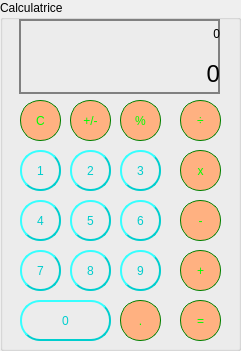
     <widget class="QGroupBox" name="groupBox_7">
      <property name="geometry">
       <rect>
        <x>940</x>
        <y>10</y>
        <width>241</width>
        <height>351</height>
       </rect>
      </property>
      <property name="title">
       <string>Calculatrice</string>
      </property>
      <widget class="QPushButton" name="pushButton_4">
       <property name="geometry">
        <rect>
         <x>20</x>
         <y>200</y>
         <width>41</width>
         <height>41</height>
        </rect>
       </property>
       <property name="styleSheet">
        <string notr="true">QPushButton {
color: #00cece;
border: 2px solid #00cece;
border-radius: 20px;
border-style: outset;
background: qradialgradient(
cx: 0.3, cy: -0.4, fx: 0.3, fy: -0.4,
radius: 1.35, stop: 0 #BEE5B0, stop: 1 #BEE5B0
);
padding: 5px;
}

QPushButton:hover {
background: qradialgradient(
cx: 0.3, cy: -0.4, fx: 0.3, fy: -0.4,
radius: 1.35, stop: 0 #8afff7, stop: 1 #73ffff
);
}

QPushButton:pressed {
border-style: inset;
background: qradialgradient(
cx: 0.4, cy: -0.1, fx: 0.4, fy: -0.1,
radius: 1.35, stop: 0 #707070, stop: 1 #606060
	
);
}</string>
       </property>
       <property name="text">
        <string>4</string>
       </property>
      </widget>
      <widget class="QPushButton" name="pushButton_percent">
       <property name="geometry">
        <rect>
         <x>120</x>
         <y>100</y>
         <width>41</width>
         <height>41</height>
        </rect>
       </property>
       <property name="styleSheet">
        <string notr="true">/* (Clear,+/-,%,. buttons) Unary Operations Buttons Stylesheet */

QPushButton {
  background-color: rgb(215, 215, 215);
  border: 2px solid #555;
  border-radius: 20px;
  border-style: outset;
}
QPushButton:pressed {
    background-color: qlineargradient(x1: 0, y1: 0, x2: 0, y2: 1,
                                      stop: 0 #BEBEBE, stop: 1 #D7D7D7);
}
/* End Unary Operations Buttons Stylesheet */

/* (Orange buttons) Operations Buttons Stylesheet */
QPushButton {
  background-color: rgb(255, 177, 129);
  color: lime; 
  border: 1px solid green;
}

QPushButton:pressed {
    background-color: qlineargradient(x1: 0, y1: 0, x2: 0, y2: 1,
                                      stop: 0 #707070, stop: 1 #606060);
}
</string>
       </property>
       <property name="text">
        <string>%</string>
       </property>
      </widget>
      <widget class="QPushButton" name="pushButton_9">
       <property name="geometry">
        <rect>
         <x>120</x>
         <y>250</y>
         <width>41</width>
         <height>41</height>
        </rect>
       </property>
       <property name="styleSheet">
        <string notr="true">QPushButton {
color: #00cece;
border: 2px solid #00cece;
border-radius: 20px;
border-style: outset;
background: qradialgradient(
cx: 0.3, cy: -0.4, fx: 0.3, fy: -0.4,
radius: 1.35, stop: 0 #BEE5B0, stop: 1 #BEE5B0
);
padding: 5px;
}

QPushButton:hover {
background: qradialgradient(
cx: 0.3, cy: -0.4, fx: 0.3, fy: -0.4,
radius: 1.35, stop: 0 #8afff7, stop: 1 #73ffff
);
}

QPushButton:pressed {
border-style: inset;
background: qradialgradient(
cx: 0.4, cy: -0.1, fx: 0.4, fy: -0.1,
radius: 1.35, stop: 0 #707070, stop: 1 #606060
	
);
}</string>
       </property>
       <property name="text">
        <string>9</string>
       </property>
      </widget>
      <widget class="QPushButton" name="pushButton_2">
       <property name="geometry">
        <rect>
         <x>70</x>
         <y>150</y>
         <width>41</width>
         <height>41</height>
        </rect>
       </property>
       <property name="styleSheet">
        <string notr="true">QPushButton {
color: #00cece;
border: 2px solid #00cece;
border-radius: 20px;
border-style: outset;
background: qradialgradient(
cx: 0.3, cy: -0.4, fx: 0.3, fy: -0.4,
radius: 1.35, stop: 0 #BEE5B0, stop: 1 #BEE5B0
);
padding: 5px;
}

QPushButton:hover {
background: qradialgradient(
cx: 0.3, cy: -0.4, fx: 0.3, fy: -0.4,
radius: 1.35, stop: 0 #8afff7, stop: 1 #73ffff
);
}

QPushButton:pressed {
border-style: inset;
background: qradialgradient(
cx: 0.4, cy: -0.1, fx: 0.4, fy: -0.1,
radius: 1.35, stop: 0 #707070, stop: 1 #606060
	
);
}</string>
       </property>
       <property name="text">
        <string>2</string>
       </property>
      </widget>
      <widget class="QPushButton" name="pushButton_6">
       <property name="geometry">
        <rect>
         <x>120</x>
         <y>200</y>
         <width>41</width>
         <height>41</height>
        </rect>
       </property>
       <property name="styleSheet">
        <string notr="true">QPushButton {
color: #00cece;
border: 2px solid #00cece;
border-radius: 20px;
border-style: outset;
background: qradialgradient(
cx: 0.3, cy: -0.4, fx: 0.3, fy: -0.4,
radius: 1.35, stop: 0 #BEE5B0, stop: 1 #BEE5B0
);
padding: 5px;
}

QPushButton:hover {
background: qradialgradient(
cx: 0.3, cy: -0.4, fx: 0.3, fy: -0.4,
radius: 1.35, stop: 0 #8afff7, stop: 1 #73ffff
);
}

QPushButton:pressed {
border-style: inset;
background: qradialgradient(
cx: 0.4, cy: -0.1, fx: 0.4, fy: -0.1,
radius: 1.35, stop: 0 #707070, stop: 1 #606060
	
);
}</string>
       </property>
       <property name="text">
        <string>6</string>
       </property>
      </widget>
      <widget class="QPushButton" name="pushButton_5">
       <property name="geometry">
        <rect>
         <x>70</x>
         <y>200</y>
         <width>41</width>
         <height>41</height>
        </rect>
       </property>
       <property name="styleSheet">
        <string notr="true">QPushButton {
color: #00cece;
border: 2px solid #00cece;
border-radius: 20px;
border-style: outset;
background: qradialgradient(
cx: 0.3, cy: -0.4, fx: 0.3, fy: -0.4,
radius: 1.35, stop: 0 #BEE5B0, stop: 1 #BEE5B0
);
padding: 5px;
}

QPushButton:hover {
background: qradialgradient(
cx: 0.3, cy: -0.4, fx: 0.3, fy: -0.4,
radius: 1.35, stop: 0 #8afff7, stop: 1 #73ffff
);
}

QPushButton:pressed {
border-style: inset;
background: qradialgradient(
cx: 0.4, cy: -0.1, fx: 0.4, fy: -0.1,
radius: 1.35, stop: 0 #707070, stop: 1 #606060
	
);
}</string>
       </property>
       <property name="text">
        <string>5</string>
       </property>
      </widget>
      <widget class="QPushButton" name="pushButton_clear">
       <property name="geometry">
        <rect>
         <x>20</x>
         <y>100</y>
         <width>41</width>
         <height>41</height>
        </rect>
       </property>
       <property name="styleSheet">
        <string notr="true">/* (Clear,+/-,%,. buttons) Unary Operations Buttons Stylesheet */

QPushButton {
  background-color: rgb(215, 215, 215);
  border: 2px solid #555;
  border-radius: 20px;
  border-style: outset;
}
QPushButton:pressed {
    background-color: qlineargradient(x1: 0, y1: 0, x2: 0, y2: 1,
                                      stop: 0 #BEBEBE, stop: 1 #D7D7D7);
}
/* End Unary Operations Buttons Stylesheet */

/* (Orange buttons) Operations Buttons Stylesheet */
QPushButton {
  background-color: rgb(255, 177, 129);
  color: lime; 
  border: 1px solid green;
}

QPushButton:pressed {
    background-color: qlineargradient(x1: 0, y1: 0, x2: 0, y2: 1,
                                      stop: 0 #707070, stop: 1 #606060);
}
</string>
       </property>
       <property name="text">
        <string>C</string>
       </property>
      </widget>
      <widget class="QPushButton" name="pushButton_plusMinus">
       <property name="geometry">
        <rect>
         <x>70</x>
         <y>100</y>
         <width>41</width>
         <height>41</height>
        </rect>
       </property>
       <property name="styleSheet">
        <string notr="true">/* (Clear,+/-,%,. buttons) Unary Operations Buttons Stylesheet */

QPushButton {
  background-color: rgb(215, 215, 215);
  border: 2px solid #555;
  border-radius: 20px;
  border-style: outset;
}
QPushButton:pressed {
    background-color: qlineargradient(x1: 0, y1: 0, x2: 0, y2: 1,
                                      stop: 0 #BEBEBE, stop: 1 #D7D7D7);
}
/* End Unary Operations Buttons Stylesheet */

/* (Orange buttons) Operations Buttons Stylesheet */
QPushButton {
  background-color: rgb(255, 177, 129);
  color: lime; 
  border: 1px solid green;
}

QPushButton:pressed {
    background-color: qlineargradient(x1: 0, y1: 0, x2: 0, y2: 1,
                                      stop: 0 #707070, stop: 1 #606060);
}
</string>
       </property>
       <property name="text">
        <string>+/-</string>
       </property>
      </widget>
      <widget class="QPushButton" name="pushButton_equals">
       <property name="geometry">
        <rect>
         <x>180</x>
         <y>300</y>
         <width>41</width>
         <height>41</height>
        </rect>
       </property>
       <property name="styleSheet">
        <string notr="true">/* (Clear,+/-,%,. buttons) Unary Operations Buttons Stylesheet */

QPushButton {
  background-color: rgb(215, 215, 215);
  border: 2px solid #555;
  border-radius: 20px;
  border-style: outset;
}
QPushButton:pressed {
    background-color: qlineargradient(x1: 0, y1: 0, x2: 0, y2: 1,
                                      stop: 0 #BEBEBE, stop: 1 #D7D7D7);
}
/* End Unary Operations Buttons Stylesheet */

/* (Orange buttons) Operations Buttons Stylesheet */
QPushButton {
  background-color: rgb(255, 177, 129);
  color: lime; 
  border: 1px solid green;
}

QPushButton:pressed {
    background-color: qlineargradient(x1: 0, y1: 0, x2: 0, y2: 1,
                                      stop: 0 #707070, stop: 1 #606060);
}
</string>
       </property>
       <property name="text">
        <string>=</string>
       </property>
      </widget>
      <widget class="QPushButton" name="pushButton_8">
       <property name="geometry">
        <rect>
         <x>70</x>
         <y>250</y>
         <width>41</width>
         <height>41</height>
        </rect>
       </property>
       <property name="styleSheet">
        <string notr="true">QPushButton {
color: #00cece;
border: 2px solid #00cece;
border-radius: 20px;
border-style: outset;
background: qradialgradient(
cx: 0.3, cy: -0.4, fx: 0.3, fy: -0.4,
radius: 1.35, stop: 0 #BEE5B0, stop: 1 #BEE5B0
);
padding: 5px;
}

QPushButton:hover {
background: qradialgradient(
cx: 0.3, cy: -0.4, fx: 0.3, fy: -0.4,
radius: 1.35, stop: 0 #8afff7, stop: 1 #73ffff
);
}

QPushButton:pressed {
border-style: inset;
background: qradialgradient(
cx: 0.4, cy: -0.1, fx: 0.4, fy: -0.1,
radius: 1.35, stop: 0 #707070, stop: 1 #606060
	
);
}</string>
       </property>
       <property name="text">
        <string>8</string>
       </property>
      </widget>
      <widget class="QPushButton" name="pushButton_dot">
       <property name="geometry">
        <rect>
         <x>120</x>
         <y>300</y>
         <width>41</width>
         <height>41</height>
        </rect>
       </property>
       <property name="styleSheet">
        <string notr="true">/* (Clear,+/-,%,. buttons) Unary Operations Buttons Stylesheet */

QPushButton {
  background-color: rgb(215, 215, 215);
  border: 2px solid #555;
  border-radius: 20px;
  border-style: outset;
}
QPushButton:pressed {
    background-color: qlineargradient(x1: 0, y1: 0, x2: 0, y2: 1,
                                      stop: 0 #BEBEBE, stop: 1 #D7D7D7);
}
/* End Unary Operations Buttons Stylesheet */

/* (Orange buttons) Operations Buttons Stylesheet */
QPushButton {
  background-color: rgb(255, 177, 129);
  color: lime; 
  border: 1px solid green;
}

QPushButton:pressed {
    background-color: qlineargradient(x1: 0, y1: 0, x2: 0, y2: 1,
                                      stop: 0 #707070, stop: 1 #606060);
}
</string>
       </property>
       <property name="text">
        <string>.</string>
       </property>
      </widget>
      <widget class="QPushButton" name="pushButton_add">
       <property name="geometry">
        <rect>
         <x>180</x>
         <y>250</y>
         <width>41</width>
         <height>41</height>
        </rect>
       </property>
       <property name="styleSheet">
        <string notr="true">/* (Clear,+/-,%,. buttons) Unary Operations Buttons Stylesheet */

QPushButton {
  background-color: rgb(215, 215, 215);
  border: 2px solid #555;
  border-radius: 20px;
  border-style: outset;
}
QPushButton:pressed {
    background-color: qlineargradient(x1: 0, y1: 0, x2: 0, y2: 1,
                                      stop: 0 #BEBEBE, stop: 1 #D7D7D7);
}
/* End Unary Operations Buttons Stylesheet */

/* (Orange buttons) Operations Buttons Stylesheet */
QPushButton {
  background-color: rgb(255, 177, 129);
  color: lime; 
  border: 1px solid green;
}

QPushButton:pressed {
    background-color: qlineargradient(x1: 0, y1: 0, x2: 0, y2: 1,
                                      stop: 0 #707070, stop: 1 #606060);
}
</string>
       </property>
       <property name="text">
        <string>+</string>
       </property>
      </widget>
      <widget class="QPushButton" name="pushButton_divide">
       <property name="geometry">
        <rect>
         <x>180</x>
         <y>100</y>
         <width>41</width>
         <height>41</height>
        </rect>
       </property>
       <property name="styleSheet">
        <string notr="true">/* (Clear,+/-,%,. buttons) Unary Operations Buttons Stylesheet */

QPushButton {
  background-color: rgb(215, 215, 215);
  border: 2px solid #555;
  border-radius: 20px;
  border-style: outset;
}
QPushButton:pressed {
    background-color: qlineargradient(x1: 0, y1: 0, x2: 0, y2: 1,
                                      stop: 0 #BEBEBE, stop: 1 #D7D7D7);
}
/* End Unary Operations Buttons Stylesheet */

/* (Orange buttons) Operations Buttons Stylesheet */
QPushButton {
  background-color: rgb(255, 177, 129);
  color: lime; 
  border: 1px solid green;
}

QPushButton:pressed {
    background-color: qlineargradient(x1: 0, y1: 0, x2: 0, y2: 1,
                                      stop: 0 #707070, stop: 1 #606060);
}
</string>
       </property>
       <property name="text">
        <string>÷</string>
       </property>
      </widget>
      <widget class="QPushButton" name="pushButton_3">
       <property name="geometry">
        <rect>
         <x>120</x>
         <y>150</y>
         <width>41</width>
         <height>41</height>
        </rect>
       </property>
       <property name="styleSheet">
        <string notr="true">QPushButton {
color: #00cece;
border: 2px solid #00cece;
border-radius: 20px;
border-style: outset;
background: qradialgradient(
cx: 0.3, cy: -0.4, fx: 0.3, fy: -0.4,
radius: 1.35, stop: 0 #BEE5B0, stop: 1 #BEE5B0
);
padding: 5px;
}

QPushButton:hover {
background: qradialgradient(
cx: 0.3, cy: -0.4, fx: 0.3, fy: -0.4,
radius: 1.35, stop: 0 #8afff7, stop: 1 #73ffff
);
}

QPushButton:pressed {
border-style: inset;
background: qradialgradient(
cx: 0.4, cy: -0.1, fx: 0.4, fy: -0.1,
radius: 1.35, stop: 0 #707070, stop: 1 #606060
	
);
}</string>
       </property>
       <property name="text">
        <string>3</string>
       </property>
      </widget>
      <widget class="QPushButton" name="pushButton_multiply">
       <property name="geometry">
        <rect>
         <x>180</x>
         <y>150</y>
         <width>41</width>
         <height>41</height>
        </rect>
       </property>
       <property name="styleSheet">
        <string notr="true">/* (Clear,+/-,%,. buttons) Unary Operations Buttons Stylesheet */

QPushButton {
  background-color: rgb(215, 215, 215);
  border: 2px solid #555;
  border-radius: 20px;
  border-style: outset;
}
QPushButton:pressed {
    background-color: qlineargradient(x1: 0, y1: 0, x2: 0, y2: 1,
                                      stop: 0 #BEBEBE, stop: 1 #D7D7D7);
}
/* End Unary Operations Buttons Stylesheet */

/* (Orange buttons) Operations Buttons Stylesheet */
QPushButton {
  background-color: rgb(255, 177, 129);
  color: lime; 
  border: 1px solid green;
}

QPushButton:pressed {
    background-color: qlineargradient(x1: 0, y1: 0, x2: 0, y2: 1,
                                      stop: 0 #707070, stop: 1 #606060);
}
</string>
       </property>
       <property name="text">
        <string>x</string>
       </property>
      </widget>
      <widget class="QPushButton" name="pushButton_1">
       <property name="geometry">
        <rect>
         <x>20</x>
         <y>150</y>
         <width>41</width>
         <height>41</height>
        </rect>
       </property>
       <property name="styleSheet">
        <string notr="true">QPushButton {
color: #00cece;
border: 2px solid #00cece;
border-radius: 20px;
border-style: outset;
background: qradialgradient(
cx: 0.3, cy: -0.4, fx: 0.3, fy: -0.4,
radius: 1.35, stop: 0 #BEE5B0, stop: 1 #BEE5B0
);
padding: 5px;
}

QPushButton:hover {
background: qradialgradient(
cx: 0.3, cy: -0.4, fx: 0.3, fy: -0.4,
radius: 1.35, stop: 0 #8afff7, stop: 1 #73ffff
);
}

QPushButton:pressed {
border-style: inset;
background: qradialgradient(
cx: 0.4, cy: -0.1, fx: 0.4, fy: -0.1,
radius: 1.35, stop: 0 #707070, stop: 1 #606060
	
);
}</string>
       </property>
       <property name="text">
        <string>1</string>
       </property>
      </widget>
      <widget class="QPushButton" name="pushButton_0">
       <property name="geometry">
        <rect>
         <x>20</x>
         <y>300</y>
         <width>91</width>
         <height>41</height>
        </rect>
       </property>
       <property name="styleSheet">
        <string notr="true">QPushButton {
color: #00cece;
border: 2px solid #00cece;
border-radius: 20px;
border-style: outset;
background: qradialgradient(
cx: 0.3, cy: -0.4, fx: 0.3, fy: -0.4,
radius: 1.35, stop: 0 #BEE5B0, stop: 1 #BEE5B0
);
padding: 5px;
}

QPushButton:hover {
background: qradialgradient(
cx: 0.3, cy: -0.4, fx: 0.3, fy: -0.4,
radius: 1.35, stop: 0 #8afff7, stop: 1 #73ffff
);
}

QPushButton:pressed {
border-style: inset;
background: qradialgradient(
cx: 0.4, cy: -0.1, fx: 0.4, fy: -0.1,
radius: 1.35, stop: 0 #707070, stop: 1 #606060
	
);
}</string>
       </property>
       <property name="text">
        <string>0</string>
       </property>
      </widget>
      <widget class="QWidget" name="verticalWidget" native="true">
       <property name="geometry">
        <rect>
         <x>19</x>
         <y>19</y>
         <width>201</width>
         <height>75</height>
        </rect>
       </property>
       <property name="sizePolicy">
        <sizepolicy hsizetype="Preferred" vsizetype="Fixed">
         <horstretch>0</horstretch>
         <verstretch>0</verstretch>
        </sizepolicy>
       </property>
       <property name="minimumSize">
        <size>
         <width>0</width>
         <height>75</height>
        </size>
       </property>
       <property name="maximumSize">
        <size>
         <width>16777215</width>
         <height>75</height>
        </size>
       </property>
       <property name="styleSheet">
        <string notr="true">#verticalWidget
{
	border: 2px solid gray;
}
</string>
       </property>
       <layout class="QVBoxLayout" name="verticalLayout_4">
        <item>
         <widget class="QLabel" name="label_9">
          <property name="styleSheet">
           <string notr="true"/>
          </property>
          <property name="text">
           <string>0</string>
          </property>
          <property name="alignment">
           <set>Qt::AlignRight|Qt::AlignTrailing|Qt::AlignVCenter</set>
          </property>
         </widget>
        </item>
        <item>
         <widget class="QLabel" name="label_10">
          <property name="minimumSize">
           <size>
            <width>0</width>
            <height>40</height>
           </size>
          </property>
          <property name="font">
           <font>
            <pointsize>18</pointsize>
           </font>
          </property>
          <property name="styleSheet">
           <string notr="true"/>
          </property>
          <property name="text">
           <string>0</string>
          </property>
          <property name="alignment">
           <set>Qt::AlignRight|Qt::AlignTrailing|Qt::AlignVCenter</set>
          </property>
         </widget>
        </item>
       </layout>
      </widget>
      <widget class="QPushButton" name="pushButton_minus">
       <property name="geometry">
        <rect>
         <x>180</x>
         <y>200</y>
         <width>41</width>
         <height>41</height>
        </rect>
       </property>
       <property name="styleSheet">
        <string notr="true">/* (Clear,+/-,%,. buttons) Unary Operations Buttons Stylesheet */

QPushButton {
  background-color: rgb(215, 215, 215);
  border: 2px solid #555;
  border-radius: 20px;
  border-style: outset;
}
QPushButton:pressed {
    background-color: qlineargradient(x1: 0, y1: 0, x2: 0, y2: 1,
                                      stop: 0 #BEBEBE, stop: 1 #D7D7D7);
}
/* End Unary Operations Buttons Stylesheet */

/* (Orange buttons) Operations Buttons Stylesheet */
QPushButton {
  background-color: rgb(255, 177, 129);
  color: lime; 
  border: 1px solid green;
}

QPushButton:pressed {
    background-color: qlineargradient(x1: 0, y1: 0, x2: 0, y2: 1,
                                      stop: 0 #707070, stop: 1 #606060);
}
</string>
       </property>
       <property name="text">
        <string>-</string>
       </property>
      </widget>
      <widget class="QPushButton" name="pushButton_7">
       <property name="geometry">
        <rect>
         <x>20</x>
         <y>250</y>
         <width>41</width>
         <height>41</height>
        </rect>
       </property>
       <property name="styleSheet">
        <string notr="true">QPushButton {
color: #00cece;
border: 2px solid #00cece;
border-radius: 20px;
border-style: outset;
background: qradialgradient(
cx: 0.3, cy: -0.4, fx: 0.3, fy: -0.4,
radius: 1.35, stop: 0 #BEE5B0, stop: 1 #BEE5B0
);
padding: 5px;
}

QPushButton:hover {
background: qradialgradient(
cx: 0.3, cy: -0.4, fx: 0.3, fy: -0.4,
radius: 1.35, stop: 0 #8afff7, stop: 1 #73ffff
);
}

QPushButton:pressed {
border-style: inset;
background: qradialgradient(
cx: 0.4, cy: -0.1, fx: 0.4, fy: -0.1,
radius: 1.35, stop: 0 #707070, stop: 1 #606060
	
);
}</string>
       </property>
       <property name="text">
        <string>7</string>
       </property>
      </widget>
     </widget>
